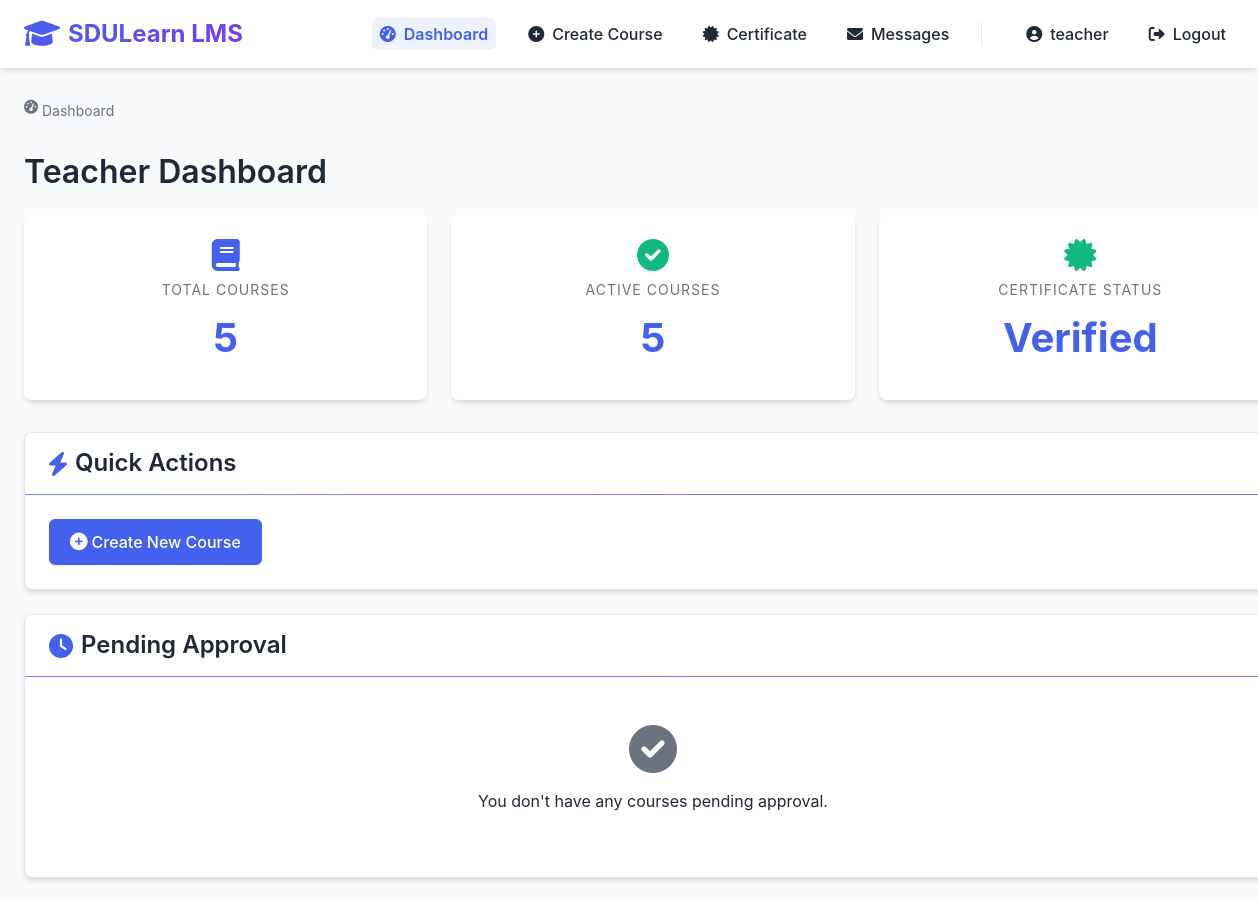
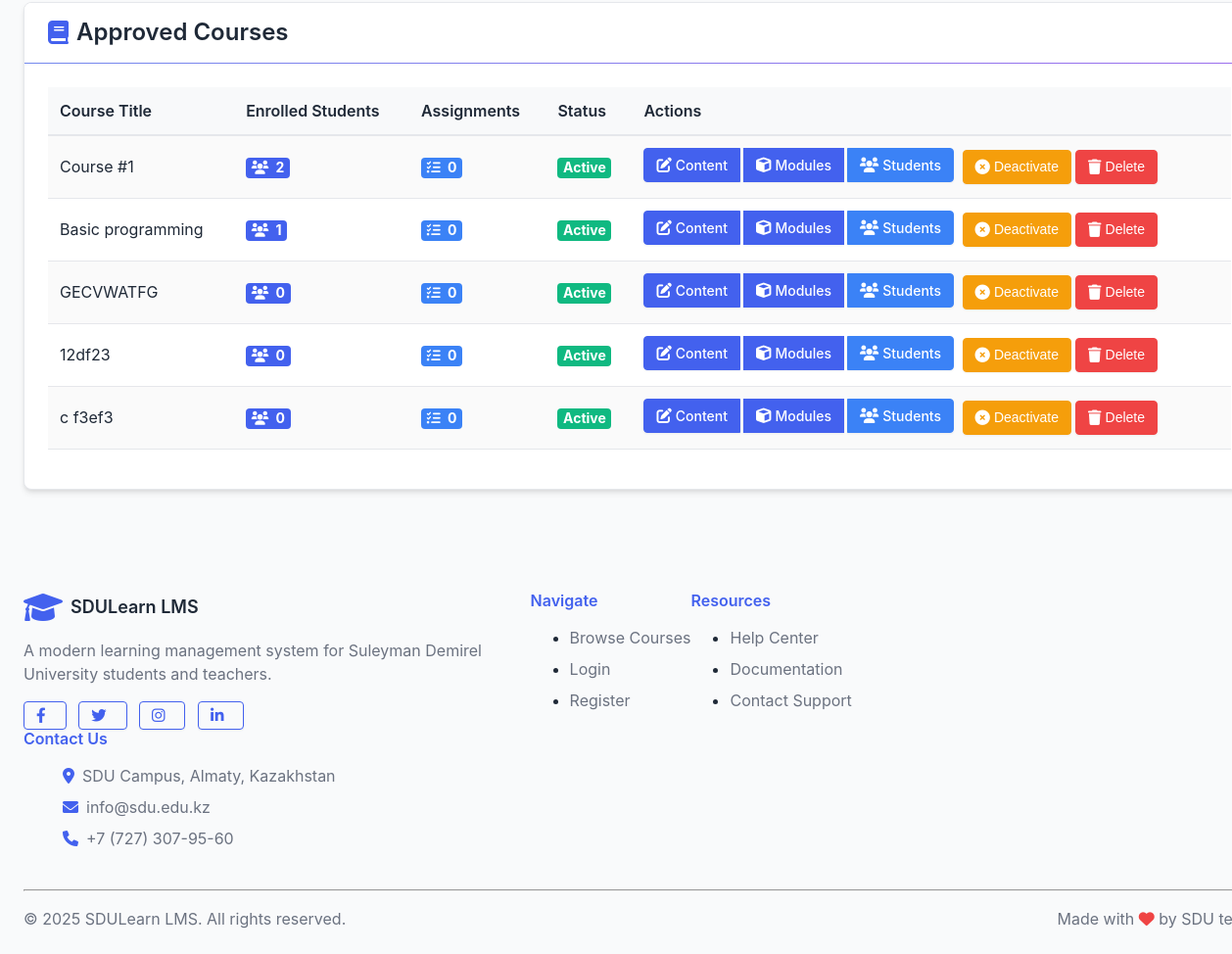
/teacher/dashboard (signed in), run on an earlier commit of the app's database (2 pictures, top to bottom).
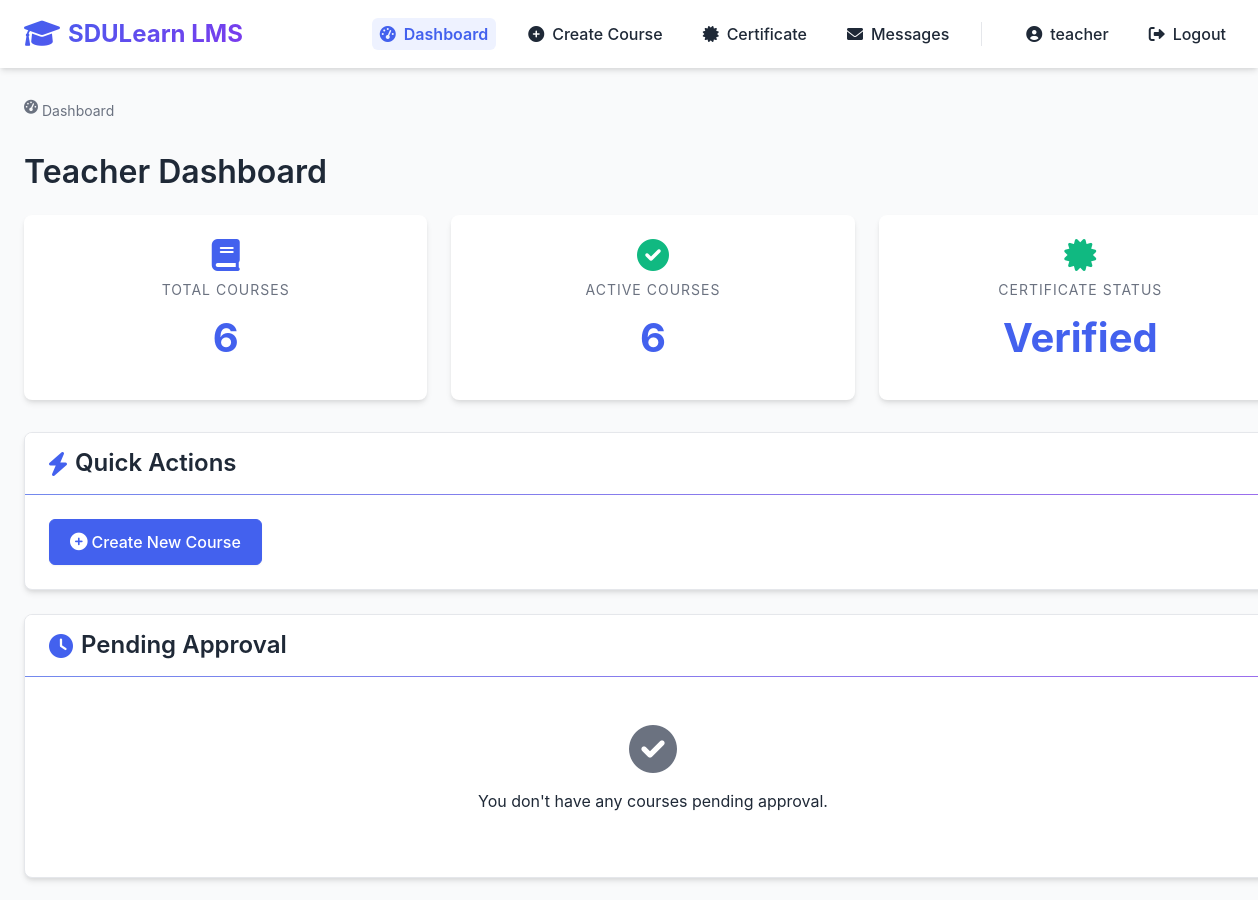
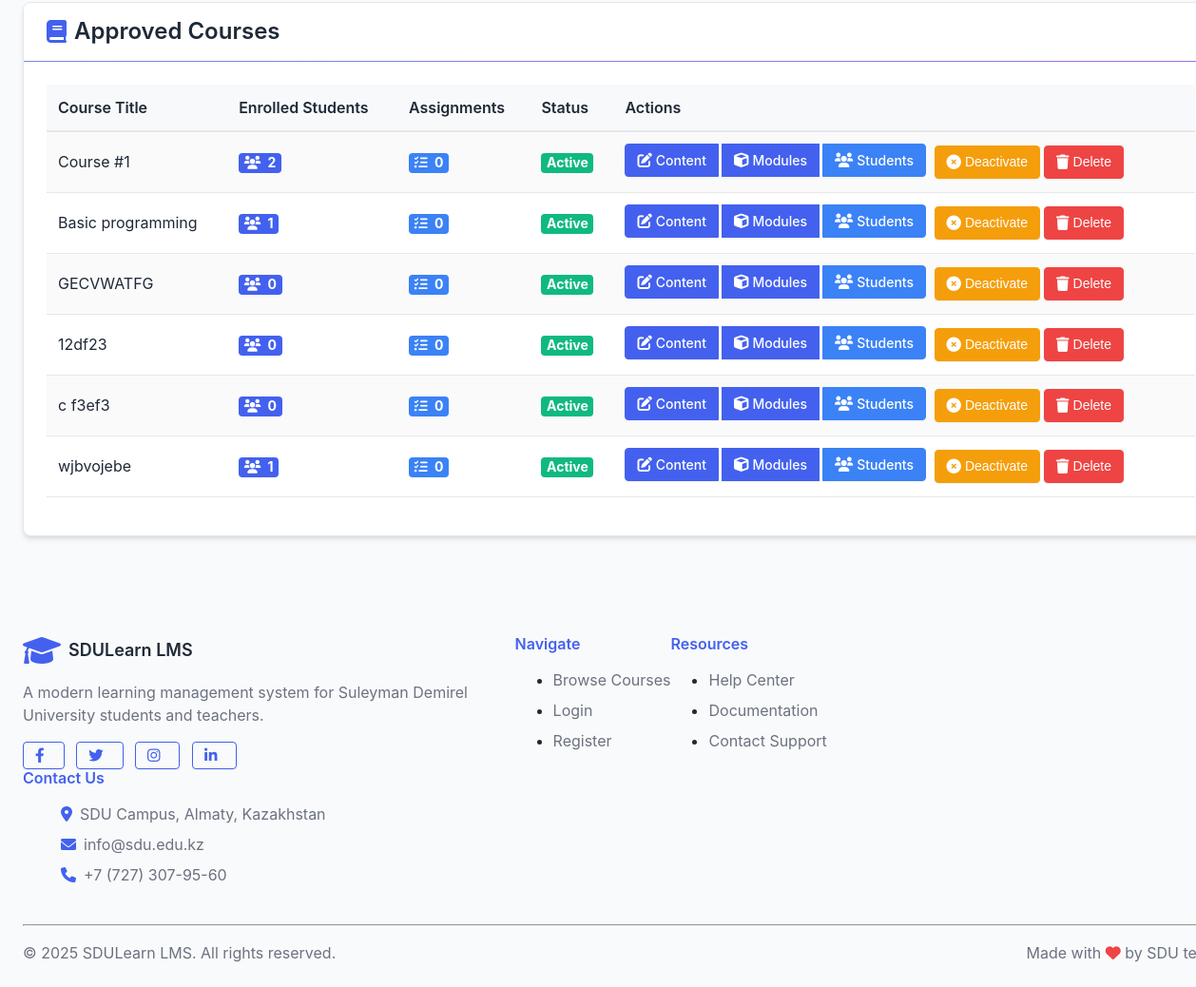
And on a later commit of the database (2 pictures, top to bottom).
### lms/models/course.py (models this page shows, shortened)
class Course(db.Model):
    __tablename__ = 'courses'
    id = db.Column(db.Integer, primary_key=True)
    title = db.Column(db.String(100), nullable=False)
    description = db.Column(db.Text)
    category_id = db.Column(db.Integer, db.ForeignKey('categories.id'))
    teacher_id = db.Column(db.Integer, db.ForeignKey('users.id'), nullable=False)
    image_path = db.Column(db.String(255))
    is_active = db.Column(db.Boolean, default=True)  # Course activation status
    is_approved = db.Column(db.Boolean, default=False)  # Admin approval status
    created_at = db.Column(db.DateTime, default=datetime.utcnow)
    enrollment_price = db.Column(db.Integer, default=0)  # Price in KZT for student enrollment
    subscription_plan_id = db.Column(db.Integer, db.ForeignKey('teacher_subscription_plans.id'))
    payment_receipt_path = db.Column(db.String(255))  # Path to the teacher's payment receipt
    payment_verified = db.Column(db.Boolean, default=False)  # Whether the teacher's payment has been verified
    materials = db.relationship('Material', backref='course', lazy='dynamic', cascade="all, delete-orphan")
    assignments = db.relationship('Assignment', backref='course', lazy='dynamic', cascade="all, delete-orphan")
    enrollments = db.relationship('Enrollment', back_populates='course', lazy='dynamic', cascade="all, delete-orphan")
    modules = db.relationship('Module', backref='course', lazy='dynamic', cascade="all, delete-orphan")
    subscription_plan = db.relationship('TeacherSubscriptionPlan', backref='courses')

### lms/routes/teacher.py (the view)
@teacher_bp.route('/dashboard')
@login_required
@teacher_required
def dashboard():
    all_courses = Course.query.filter_by(teacher_id=current_user.id).all()
    pending_courses = [course for course in all_courses if not course.is_approved]
    approved_courses = [course for course in all_courses if course.is_approved]
    total_courses = len(all_courses)
    active_courses = sum(1 for course in all_courses if course.is_active and course.is_approved)
    course_stats = []
    for course in approved_courses:
        enrollments = Enrollment.query.filter_by(course_id=course.id).count()
        assignments = Assignment.query.filter_by(course_id=course.id).count()
        course_stats.append({
            'id': course.id,
            'title': course.title,
            'enrollments': enrollments,
            'assignments': assignments,
            'is_active': course.is_active
        })
    return render_template('teacher/dashboard.html',
                           total_courses=total_courses,
                           active_courses=active_courses,
                           pending_courses=pending_courses,
                           approved_courses=course_stats)

### app.py (called while the page is built)
@login_manager.user_loader
def load_user(user_id):
    return User.query.get(int(user_id))

### lms/models/user.py (called while the page is built)
    def is_admin(self):
        return self.role.name == 'admin'

    def is_teacher(self):
        return self.role.name == 'teacher'

    def has_verified_certificate(self):
        try:
            return self.certificate_verified and self.certificate_path is not None
        except:
            return False

### lms/routes/teacher.py (called while the page is built)
def teacher_required(f):
    @wraps(f)
    def decorated_function(*args, **kwargs):
        if not current_user.is_authenticated or not current_user.is_teacher():
            flash('You do not have permission to access this page.', 'danger')
            return redirect(url_for('auth.login'))
        return f(*args, **kwargs)
    return decorated_function

### lms/templates/teacher/dashboard.html (shortened to what the changed rows need)
{% extends 'base.html' %}
{% block content %}
<h1 class="mb-4">Teacher Dashboard</h1>
<div class="dashboard-stats">
    <div class="stat-card">
        <i class="fas fa-book mb-2" style="font-size: 2rem; color: var(--primary);"></i>
        <div class="stat-label">Total Courses</div>
        <div class="stat-value">{{ total_courses }}</div>
    </div>
    <div class="stat-card">
        <i class="fas fa-check-circle mb-2" style="font-size: 2rem; color: var(--success);"></i>
        <div class="stat-label">Active Courses</div>
        <div class="stat-value">{{ active_courses }}</div>
    </div>
</div>
<div class="card">
    <div class="card-body">
        {% if approved_courses %}
            <div class="table-responsive">
                <table class="table table-striped">
                    <thead>
                        <tr>
                            <th>Course Title</th>
                            <th>Enrolled Students</th>
                            <th>Assignments</th>
                            <th>Status</th>
                            <th>Actions</th>
                        </tr>
                    </thead>
                    <tbody>
                        {% for course in approved_courses %}
                        <tr>
                            <td>{{ course.title }}</td>
                            <td>
                                <span class="badge badge-primary">
                                    <i class="fas fa-users mr-1"></i> {{ course.enrollments }}
                                </span>
                            </td>
                            <td>
                                <span class="badge badge-info">
                                    <i class="fas fa-tasks mr-1"></i> {{ course.assignments }}
                                </span>
                            </td>
                            <td>
                                {% if course.is_active %}
                                    <span class="badge badge-success">Active</span>
                                {% else %}
                                    <span class="badge badge-danger">Inactive</span>
                                {% endif %}
                            </td>
                            <td>
                                <div class="btn-group mb-1">
                                    <a href="{{ url_for('teacher.add_course_content', course_id=course.id) }}" class="btn btn-sm btn-primary mr-1">
                                        <i class="fas fa-edit mr-1"></i> Content
                                    </a>
                                    <a href="{{ url_for('teacher.manage_modules', course_id=course.id) }}" class="btn btn-sm btn-primary mr-1">
                                        <i class="fas fa-cube mr-1"></i> Modules
                                    </a>
                                    <a href="{{ url_for('teacher.course_students', course_id=course.id) }}" class="btn btn-sm btn-info mr-1">
                                        <i class="fas fa-users mr-1"></i> Students
                                    </a>
                                </div>
                                <div class="btn-group">
                                    <form action="{{ url_for('teacher.toggle_course_status', course_id=course.id) }}" method="POST" class="d-inline">
                                        <button type="submit" class="btn btn-sm {% if course.is_active %}btn-warning{% else %}btn-success{% endif %} mr-1"
                                                onclick="return confirm('Are you sure you want to {% if course.is_active %}deactivate{% else %}activate{% endif %} this course?')">
                                            {% if course.is_active %}
                                                <i class="fas fa-times-circle mr-1"></i> Deactivate
                                            {% else %}
                                                <i class="fas fa-check-circle mr-1"></i> Activate
                                            {% endif %}
                                        </button>
                                    </form>
                                    <form action="{{ url_for('teacher.delete_course', course_id=course.id) }}" method="POST" class="d-inline">
                                        <button type="submit" class="btn btn-sm btn-danger"
                                                onclick="return confirm('Are you sure you want to permanently delete this course? This action cannot be undone and will remove all associated content, modules, tests, and student data.')">
                                            <i class="fas fa-trash mr-1"></i> Delete
                                        </button>
                                    </form>
                                </div>
                            </td>
                        </tr>
                        {% endfor %}
                    </tbody>
                </table>
            </div>
        {% endif %}
    </div>
</div>
{% endblock %}

What changed in the data, as far as the page shows it:
added Course: title "wjbvojebe", enrollments "1", assignments "0"
Also different on the page:
{{ total_courses }}: "5" → "6"
{{ active_courses }}: "5" → "6"
